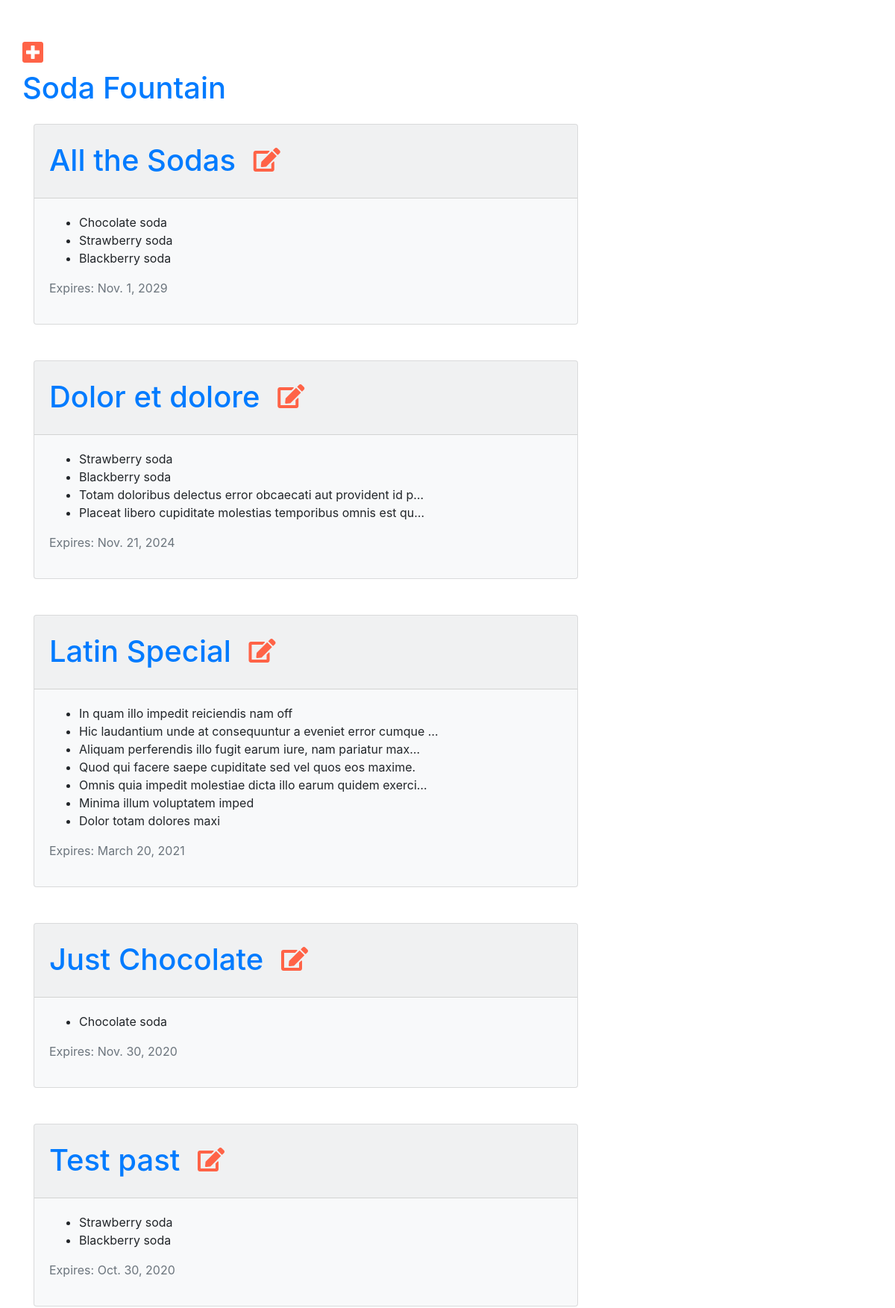
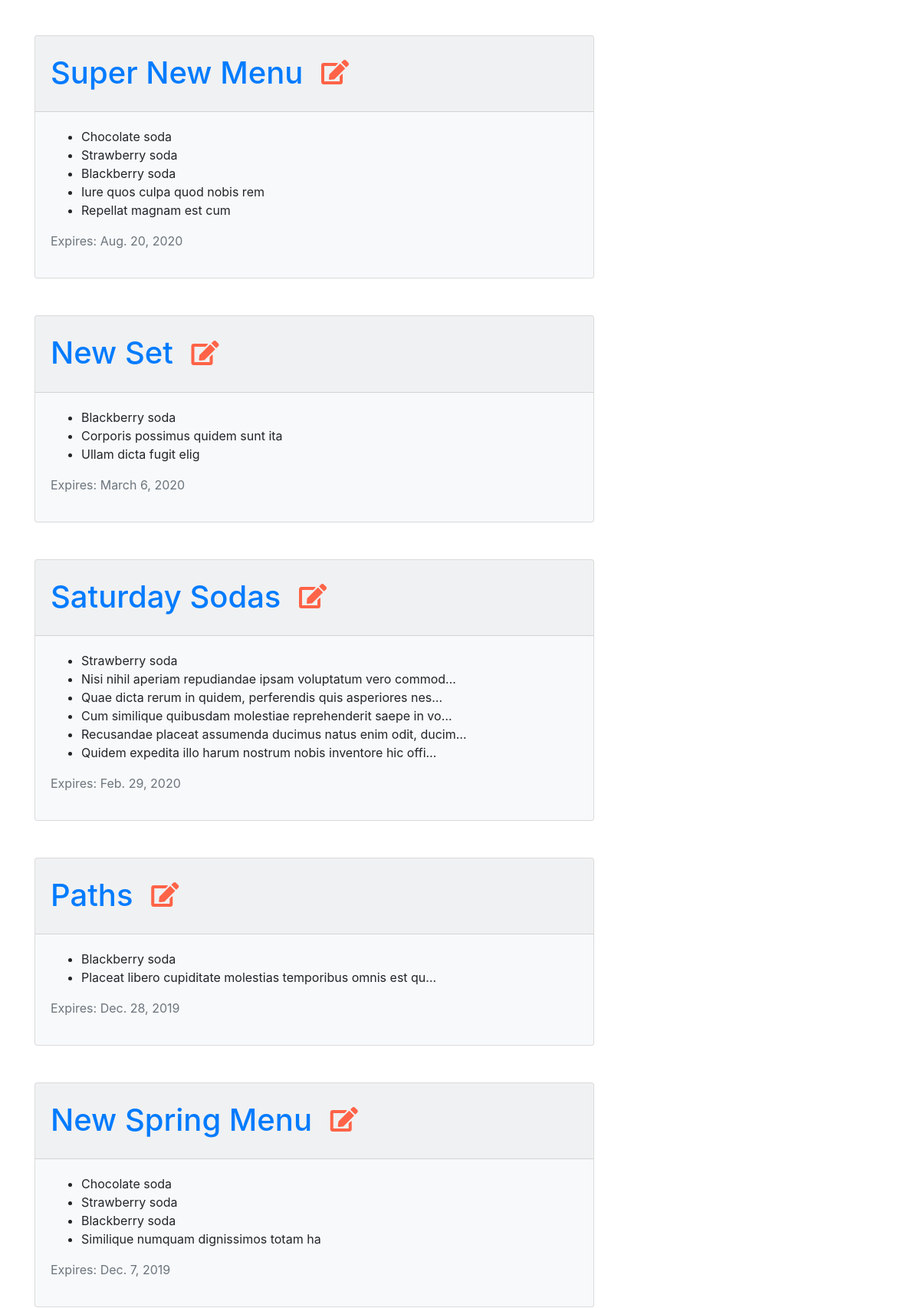
The app's page / (signed in, upper part) with its own data (2 pictures, top to bottom).
### menu/models.py (models this page shows, shortened)
class Menu(models.Model):
    season = models.CharField(max_length=20)  # Required Field
    items = models.ManyToManyField('Item', related_name='items')  # Required Field
    created_date = models.DateTimeField(default=timezone.now)  # Hidden Field
    expiration_date = models.DateField()  # Required Field

class Item(models.Model):
    name = models.CharField(max_length=200)
    description = models.TextField()
    chef = models.ForeignKey('auth.User', on_delete=models.CASCADE,)
    created_date = models.DateTimeField(default=timezone.now)
    standard = models.BooleanField(default=False)
    ingredients = models.ManyToManyField('Ingredient')
    def __str__(self):
        return self.name

### menu/views.py (the view)
# urls.py: path('', views.menu_list, name='menu_list'),
def menu_list(request):
    menus = models.Menu.objects.all().prefetch_related('items').filter(
        expiration_date__gte=timezone.now()).order_by('-expiration_date')
    return render(request, 'menu/menu_list.html', {'menus': menus})

### menu/templates/menu/menu_list.html
{% extends 'base.html' %}
{% block content %}
    <div class="content container">
        <div class="row">
            <div class="col-md-8">
                {% for menu in menus %}
                    <div class="card bg-light mb-5 ">
                        <div class="card-header pt-4">
                            <h1>
                                <a href="{% url 'menu:menu_detail' pk=menu.pk %}">{{ menu.season|capfirst }}</a>
                                {% if user.is_authenticated %}
                                    <a class="btn btn-default" href="{% url 'menu:menu_edit' pk=menu.pk %}">
                                        <i class="fas fa-edit fa-2x tomato"></i></a>
                                {% endif %}
                            </h1>
                        </div>
                        <div class="card-body">
                            <ul>
                                {% for item in menu.items.all %}
                                    <li>{{ item|truncatechars_html:60 }}</li>
                                {% endfor %}
                            </ul>
                            <p class="text-secondary">Expires: {{ menu.expiration_date }}</p>
                        </div>
                    </div>
                {% endfor %}
        </div>
    </div>
{% endblock %}

### assets/css/menu_styles.css (style rules this page uses)
body { padding: 30px; }
.tomato { color: tomato; margin-bottom: 8px; }

### records on screen
Menu: season "All the Sodas", expiration_date "Nov. 1, 2029"
Item: name "Chocolate soda"
Item: name "Strawberry soda"
Item: name "Blackberry soda"
Menu: season "Dolor et dolore", expiration_date "Nov. 21, 2024"
Item: name "Totam doloribus delectus error obcaecati aut provident id p…"
Item: name "Placeat libero cupiditate molestias temporibus omnis est qu…"
Menu: season "Latin Special", expiration_date "March 20, 2021"
Item: name "In quam illo impedit reiciendis nam off"
Item: name "Hic laudantium unde at consequuntur a eveniet error cumque …"
Item: name "Aliquam perferendis illo fugit earum iure, nam pariatur max…"
Item: name "Quod qui facere saepe cupiditate sed vel quos eos maxime."
Item: name "Omnis quia impedit molestiae dicta illo earum quidem exerci…"
Item: name "Minima illum voluptatem imped"
Item: name "Dolor totam dolores maxi"
Menu: season "Just Chocolate", expiration_date "Nov. 30, 2020"
Menu: season "Test past", expiration_date "Oct. 30, 2020"
Menu: season "Super New Menu", expiration_date "Aug. 20, 2020"
Item: name "Iure quos culpa quod nobis rem"
Item: name "Repellat magnam est cum"
Menu: season "New Set", expiration_date "March 6, 2020"
Item: name "Corporis possimus quidem sunt ita"
Item: name "Ullam dicta fugit elig"
Menu: season "Saturday Sodas", expiration_date "Feb. 29, 2020"
Item: name "Nisi nihil aperiam repudiandae ipsam voluptatum vero commod…"
Item: name "Quae dicta rerum in quidem, perferendis quis asperiores nes…"
Item: name "Cum similique quibusdam molestiae reprehenderit saepe in vo…"
Item: name "Recusandae placeat assumenda ducimus natus enim odit, ducim…"
Item: name "Quidem expedita illo harum nostrum nobis inventore hic offi…"
Menu: season "Paths", expiration_date "Dec. 28, 2019"
Menu: season "New Spring Menu", expiration_date "Dec. 7, 2019"
Item: name "Similique numquam dignissimos totam ha"
